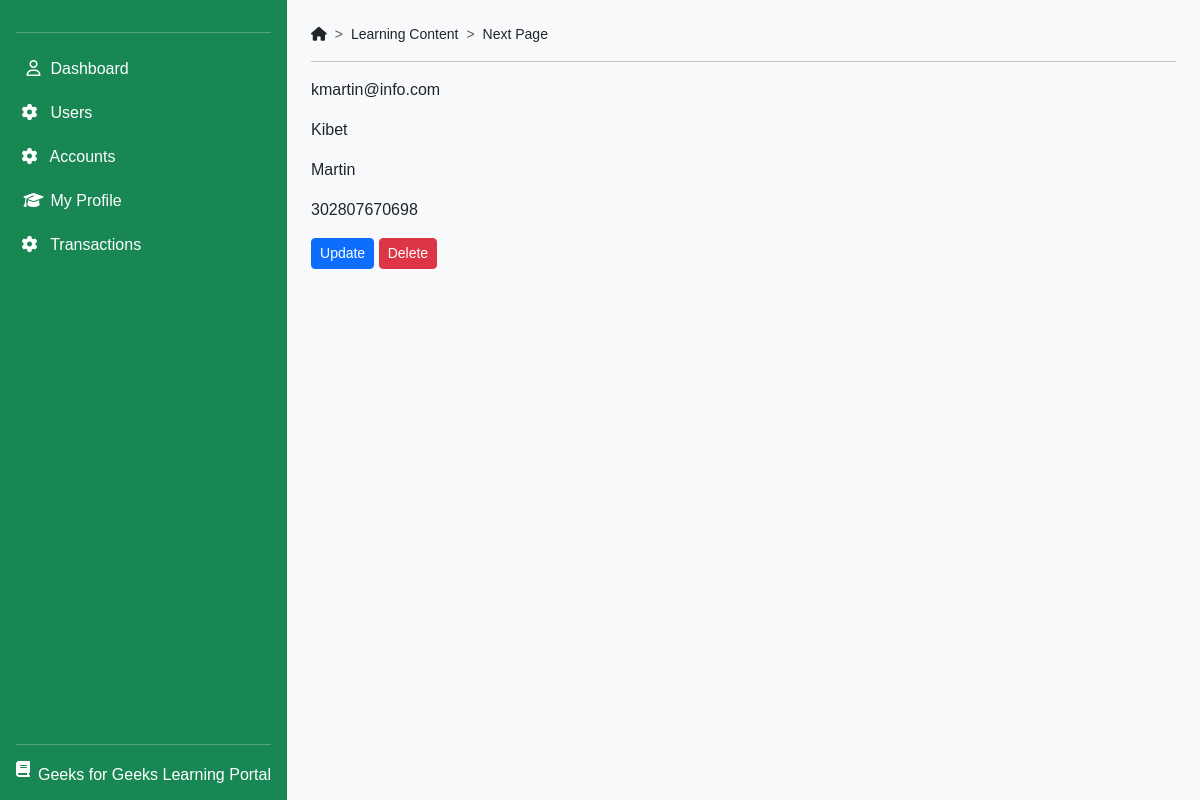
Screenshot of /control/ctrl_user/details/1 with the database file from the repository.
### accounts/models.py (models this page shows, shortened)
class CustomUser(AbstractBaseUser, PermissionsMixin):
    ROLES = [
        ('User', 'user'),
        ('Staff', 'staff'),
        ('Admin', 'admin'),
    ]
    first_name = models.CharField(max_length=30, blank=False)
    last_name = models.CharField(max_length=30, blank=False)
    address = models.TextField(blank=True, null=True)
    phone_no = models.IntegerField(blank=True, null=True)
    email = models.EmailField(unique=True)
    date_joined = models.DateTimeField(default=timezone.now)
    last_login = models.DateTimeField(null=True, blank=True)
    is_active = models.BooleanField(default=True)
    is_staff = models.BooleanField(default=False)
    user_type = models.CharField(max_length=20, choices=ROLES, default='User')
    account_no = models.CharField(max_length=12, unique=True, editable=False)
    password_reset_token = models.CharField(max_length=100, blank=True, null=True)
    password_reset_expiry = models.DateTimeField(blank=True, null=True)
    objects = CustomUserManager()
    USERNAME_FIELD = 'email'
    REQUIRED_FIELDS = ['first_name', 'last_name']

### control/views.py (the view)
# urls.py: path('ctrl_user/details/<user_id>', views.user_details, name='user_details'),
def user_details(request, user_id):
    user = CustomUser.objects.get(id=user_id)
    return render(request, 'users/user_details.html', {'user': user})

### control/templates/users/user_details.html
{% extends '../dashboard.html' %}
{% block content %}
<div>
    <p>{{user.email}}</p>
    <p>{{user.first_name}}</p>
    <p>{{user.last_name}}</p>
    <p>{{user.account_no}}</p>
</div>
 <a class="btn btn-primary btn-sm" href="{% url 'update_user' user.id %}">Update</a>
 <a class="btn btn-danger btn-sm">Delete</a>
{% endblock %}

### static/css/temp.css (style rules this page uses)
html, body { height: 100%; font-family: 'Ubuntu', sans-serif; }

### rows the page displays
CustomUser: email "kmartin@info.com", first_name "Kibet", last_name "Martin", account_no "302807670698"
